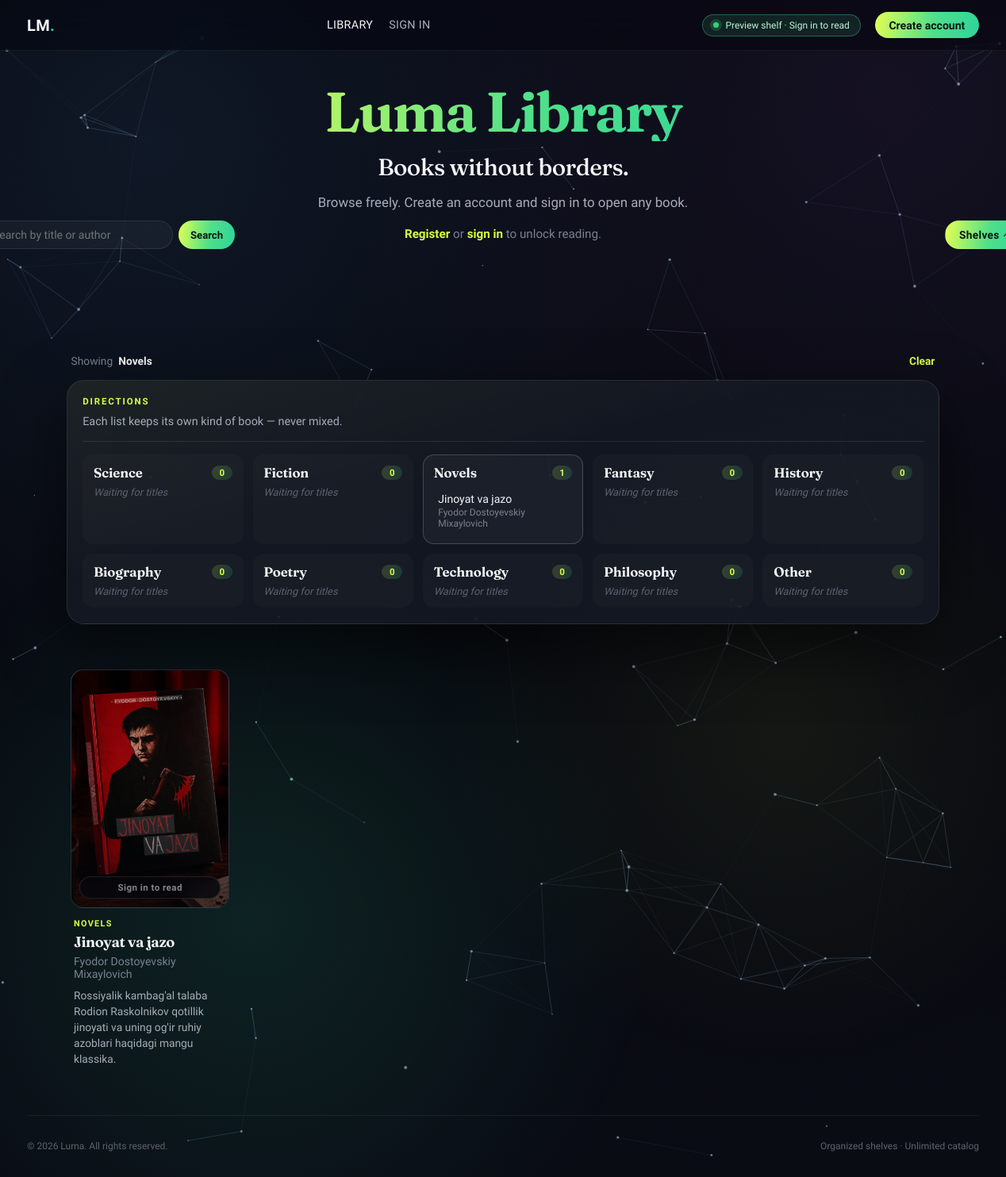
Screenshot of /library/?category=novel with the database file from the repository.
### library/models.py (models this page shows, shortened)
class Book(models.Model):
    class Category(models.TextChoices):
        SCIENCE = 'science', 'Science'
        FICTION = 'fiction', 'Fiction'
        NOVEL = 'novel', 'Novels'
        FANTASY = 'fantasy', 'Fantasy'
        HISTORY = 'history', 'History'
        BIOGRAPHY = 'biography', 'Biography'
        POETRY = 'poetry', 'Poetry'
        TECHNOLOGY = 'technology', 'Technology'
        PHILOSOPHY = 'philosophy', 'Philosophy'
        OTHER = 'other', 'Other'
    slug = models.SlugField(
        max_length=220,
        unique=True,
        blank=True,
        help_text='URL-friendly identifier. Auto-filled from the Uzbek title if left blank.',
    )
    cover_image = models.ImageField(
        upload_to='covers/',
        blank=True,
        null=True,
        help_text='Optional cover image shown on the shelf and reader.',
    )
    pdf_file = models.FileField(
        upload_to='books/pdf/',
        blank=True,
        null=True,
        help_text='Optional PDF file used by PDF reading mode and downloads.',
    )
    audio_file = models.FileField(
        upload_to='books/audio/',
        blank=True,
        null=True,
        help_text='Optional narration audio file for listen mode.',
    )
    author_name = models.CharField(max_length=200)
    category = models.CharField(
        max_length=32,
        choices=Category.choices,
        default=Category.OTHER,
        db_index=True,
        help_text='Keeps each title on its own shelf direction.',
    )
    published_year = models.PositiveSmallIntegerField(blank=True, null=True)
    is_published = models.BooleanField(
        default=False,
        help_text=(
            'Published books appear on the public shelf. '
            'Requires an Uzbek translation.'
        ),
    )
    created_at = models.DateTimeField(auto_now_add=True)
    updated_at = models.DateTimeField(auto_now=True)
    class Meta:
        ordering = ['-created_at', 'author_name']
    def get_translation(self, language=None):
        if language is None:
            language = BookTranslation.Language.UZ
        translations = {t.language: t for t in self.translations.all()}
        if language in translations:
            return translations[language]
        if BookTranslation.Language.UZ in translations:
            return translations[BookTranslation.Language.UZ]
        if translations:
            return next(iter(translations.values()))
        return None

class BookTranslation(models.Model):
    class Language(models.TextChoices):
        UZ = 'uz', 'Uzbek'
    book = models.ForeignKey(
        Book,
        on_delete=models.CASCADE,
        related_name='translations',
    )
    language = models.CharField(
        max_length=2,
        choices=Language.choices,
        default=Language.UZ,
    )
    title = models.CharField(max_length=300)
    summary = models.TextField(
        blank=True,
        default='',
        help_text='Optional short blurb for catalog cards.',
    )
    why_read = models.TextField(
        blank=True,
        default='',
        help_text='Optional note for the reader (not shown on public pages).',
    )
    body = models.TextField(
        help_text='Full readable text. Separate paragraphs with blank lines.',
    )
    audio_sync = models.JSONField(
        blank=True,
        default=list,
        help_text='Optional sentence-level timing metadata for audio sync.',
    )
    class Meta:
        ordering = ['language']
        constraints = [
            models.UniqueConstraint(
                fields=['book', 'language'],
                name='unique_book_language',
            ),
        ]

### library/views.py (the view)
# urls.py: path('', views.CatalogView.as_view(), name='catalog'),
class CatalogView(View):
    template_name = 'library/catalog.html'
    def get(self, request):
        context = build_catalog_context(request)
        return render(request, self.template_name, context)

### library/catalog_context.py (called while the page is built)
def published_books_queryset():
    return (
        Book.objects.filter(is_published=True)
        .filter(translations__language=DISPLAY_LANG)
        .exclude(translations__title='')
        .exclude(translations__body='')
        .distinct()
    )

### templates/library/catalog.html (shortened to what this page needs)
{% extends "base.html" %}
{% load static %}
{% block extra_head %}
<link rel="stylesheet" href="{% static 'library/css/library.css' %}">
{% endblock %}
{% block wordmark_href %}{% url 'library:catalog' %}{% endblock %}
{% block nav_center %}
<div class="nav__center nav__center--library">
    <a class="nav__link is-active" href="{% url 'library:catalog' %}">Library</a>
    {% if user.is_authenticated %}
    <span class="nav__muted">Signed in as {{ user.username }}</span>
    {% else %}
    <a class="nav__link" href="{% url 'users:login' %}">Sign in</a>
    {% endif %}
</div>
{% endblock %}
{% block nav_status %}
<span class="status-chip">
    <span class="status-chip__dot"></span>
    {% if user.is_authenticated %}
    Full access enabled
    {% else %}
    Preview shelf · Sign in to read
    {% endif %}
</span>
{% endblock %}
{% block nav_action %}
{% if user.is_staff %}
<a class="nav__cta" href="/admin/library/book/add/">Add book</a>
{% elif not user.is_authenticated %}
<a class="nav__cta" href="{% url 'users:register' %}">Create account</a>
{% endif %}
{% endblock %}
{% block content %}
<section class="library-hero" aria-labelledby="library-hero-title">
    <p class="library-hero__brand">Luma Library</p>
    <h1 id="library-hero-title" class="library-hero__title">Books without borders.</h1>
    <p class="library-hero__lede">
        {% if can_read %}
        One shelf, unlimited stories — each title kept in its own direction.
        {% else %}
        Browse freely. Create an account and sign in to open any book.
        {% endif %}
    </p>
    {% if not can_read %}
    <p class="library-hero__gate">
        <a href="{% url 'users:register' %}">Register</a>
        or
        <a href="{% url 'users:login' %}?next={% url 'library:catalog' %}">sign in</a>
        to unlock reading.
    </p>
    {% endif %}
</section>
<div class="library-controls" aria-label="Library controls">
    <form class="library-search library-search--compact" method="get" action="{% url 'library:catalog' %}">
        <input
            id="library-q"
            type="search"
            name="q"
            value="{{ query }}"
            placeholder="Search by title or author"
            autocomplete="off"
        >
        <button type="submit">Search</button>
    </form>
    <button
        type="button"
        id="shelves-toggle"
        class="shelves-toggle{% if category %} is-open{% endif %}"
        aria-expanded="{% if category %}true{% else %}false{% endif %}"
        aria-controls="shelves-panel"
    >
        Shelves
        <span class="shelves-toggle__chevron" aria-hidden="true"></span>
    </button>
</div>
{% if query or category %}
<p class="library-filter-meta">
    {% if category %}
    Showing
    <strong>{% for code, label in categories %}{% if code == category %}{{ label }}{% endif %}{% endfor %}</strong>
    {% endif %}
    <a href="{% url 'library:catalog' %}">Clear</a>
</p>
{% endif %}
<section
    id="shelves-panel"
    class="shelves-panel{% if category %} is-open{% endif %}"
    aria-label="Book directions"
>
    <header class="shelves-panel__header">
        <p class="panel-eyebrow">Directions</p>
        <p class="shelves-panel__lede">Each list keeps its own kind of book — never mixed.</p>
    </header>
    <div class="shelves-panel__grid">
        {% for group in category_lists %}
        <div class="category-list{% if category == group.code %} is-active{% endif %}">
            <div class="category-list__head">
                <a
                    class="category-list__name"
                    href="?category={{ group.code }}{% if query %}&amp;q={{ query|urlencode }}{% endif %}"
                >{{ group.label }}</a>
                <span class="category-list__count">{{ group.count }}</span>
            </div>
            {% if group.items %}
            <ul class="category-list__items">
                {% for item in group.items|slice:":5" %}
                <li>
                    <a
                        href="{% if can_read %}{% url 'library:book-read' item.book.slug %}{% else %}{% url 'users:login' %}?next={% url 'library:book-read' item.book.slug %}{% endif %}"
                    >
                        <span class="category-list__book">
                            {% if item.translation %}{{ item.translation.title }}{% else %}{{ item.book.slug }}{% endif %}
                        </span>
                        <span class="category-list__author">{{ item.book.author_name }}</span>
                    </a>
                </li>
                {% endfor %}
            </ul>
            {% else %}
            <p class="category-list__empty">Waiting for titles</p>
            {% endif %}
        </div>
        {% endfor %}
    </div>
</section>
<div class="library-stage">
    {% if is_empty %}
    <section class="library-empty library-empty--inline" aria-live="polite">
        <div class="library-empty__panel">
            <p class="library-empty__eyebrow">Shelf is ready</p>
            <h2 class="library-empty__title">No books yet</h2>
            <p class="library-empty__copy">
                The catalog is empty and unlimited. Staff can add titles by
                category in Django Admin.
            </p>
            {% if user.is_staff %}
            <a class="library-empty__cta" href="/admin/library/book/add/">Open Admin → Add book</a>
            {% endif %}
        </div>
    </section>
    {% else %}
    <section class="library-shelf" aria-label="Book shelf">
        <ul class="shelf-grid">
            {% for item in shelf %}
            <li class="shelf-card" style="--i: {{ forloop.counter0 }}">
                <a
                    class="shelf-card__link{% if not can_read %} shelf-card__link--preview{% endif %}"
                    href="{% if can_read %}{% url 'library:book-read' item.book.slug %}{% else %}{% url 'users:login' %}?next={% url 'library:book-read' item.book.slug %}{% endif %}"
                    {% if not can_read %}title="Sign in to read this book"{% endif %}
                >
                    <div class="shelf-card__cover">
                        {% if item.book.cover_image %}
                        <img src="{{ item.book.cover_image.url }}" alt="" loading="lazy">
                        {% else %}
                        <div class="shelf-card__placeholder" aria-hidden="true">
                            <span>{% if item.translation %}{{ item.translation.title.0 }}{% else %}{{ item.book.slug.0|upper }}{% endif %}</span>
                        </div>
                        {% endif %}
                        {% if not can_read %}
                        <span class="shelf-card__lock">Sign in to read</span>
                        {% endif %}
                    </div>
                    <div class="shelf-card__meta">
                        <p class="shelf-card__category">{{ item.book.get_category_display }}</p>
                        <h2 class="shelf-card__title">
                            {% if item.translation %}{{ item.translation.title }}{% else %}{{ item.book.slug }}{% endif %}
                        </h2>
                        <p class="shelf-card__author">{{ item.book.author_name }}</p>
                        {% if item.translation and item.translation.summary %}
                        <p class="shelf-card__summary">{{ item.translation.summary|truncatewords:18 }}</p>
                        {% endif %}
                    </div>
                </a>
            </li>
            {% endfor %}
        </ul>
    </section>
    {% endif %}
</div>
{% endblock %}
{% block footer_note %}Organized shelves · Unlimited catalog{% endblock %}

### static/users/css/auth.css (style rules this page uses)
:root { --bg: #06070c; --bg-2: #0a0c14; --panel: rgba(17, 20, 30, 0.66); --panel-strong: rgba(20, 24, 35, 0.92); --input-bg: rgba(255, 255, 255, 0.04); --input-bg-hover: rgba(255, 255, 255, 0.07); --border: rgba(255, 255, 255, 0.09); --border-strong: rgba(255, 255, 255, 0.18); --text: #f3f5f8; --secondary: #a7adba; --muted: #7a8090; --faint: #5c6270; --lime: #d6ff45; --green: #35d07a; --grad: linear-gradient(100deg, #e4ff54 0%, #4fe08a 55%, #2fd39b 100%); --grad-soft: linear-gradient(100deg, rgba(228, 255, 84, 0.16), rgba(47, 211, 155, 0.16)); --danger: #ff7a7a; --danger-soft: rgba(255, 122, 122, 0.12); --danger-border: rgba(255, 122, 122, 0.4); --success: #4fe08a; --success-soft: rgba(79, 224, 138, 0.12); --success-border: rgba(79, 224, 138, 0.35); --ring: rgba(79, 224, 138, 0.28); --shadow: 0 30px 80px rgba(0, 0, 0, 0.55); --radius: 22px; --font: -apple-system, BlinkMacSystemFont, "SF Pro Display", "Segoe UI", Roboto, "Helvetica Neue", Arial, sans-serif; --mono: "SF Mono", "JetBrains Mono", "Cascadia Code", "Roboto Mono", ui-monospace, monospace; }
*, *::before, *::after { box-sizing: border-box; }
html { min-width: 320px; }
body { min-height: 100vh; margin: 0; color: var(--text); background: radial-gradient(circle at 15% 12%, rgba(35, 60, 95, 0.32), transparent 42%), radial-gradient(circle at 88% 8%, rgba(59, 43, 92, 0.28), transparent 40%), linear-gradient(180deg, var(--bg), var(--bg-2)); background-attachment: fixed; font-family: var(--font); -webkit-font-smoothing: antialiased; text-rendering: optimizeLegibility; }
button, input { font: inherit; }
a { color: var(--green); }
.nav__center { display: flex; gap: 26px; font-size: 12px; letter-spacing: 0.14em; text-transform: uppercase; color: var(--faint); }
.status-chip { display: inline-flex; align-items: center; gap: 8px; padding: 6px 13px; border: 1px solid var(--success-border); border-radius: 980px; color: #bff5d3; background: var(--success-soft); font-size: 12px; white-space: nowrap; }
.status-chip__dot { width: 7px; height: 7px; border-radius: 50%; background: var(--green); box-shadow: 0 0 0 4px rgba(79, 224, 138, 0.18); animation: pulse 2.4s ease-in-out infinite; }

### rows the page displays
Book: translation "Jinoyat va jazo", book.author_name "Fyodor Dostoyevskiy Mixaylovich", book.cover_image (picture), book.category "NOVELS", translation.summary "Rossiyalik kambag'al talaba Rodion Raskolnikov qotillik jinoyati va uning og'ir ruhiy azoblari haqidagi mangu klassika."

### other values shown
{{ label }} "Novels"
{{ group.label }} "Science" "Fiction" "Novels" "Fantasy" "History" "Biography" "Poetry" "Technology" "Philosophy" "Other"
{{ group.count }} "0" "0" "1" "0" "0" "0" "0" "0" "0" "0"
